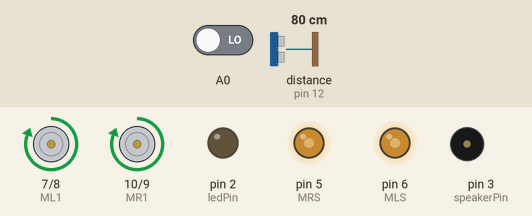
This program was run on a simulated Arduino Nano, built with avr-gcc and run on an emulated ATmega328P. Parts: motor-driver pin pairs drawn as motors (green arrow = first pin HIGH = forward, orange = second pin HIGH = backward, longer = more drive), output pins drawn as LEDs (lit = HIGH), buzzer (waves = sounding). Wiring (inferred from the names in the program): ultrasonic range finder: trigger pin 11; echo pin 12. The inputs (shaded band) are chosen by the test bench; at power-on: distance to the obstacle (sensor on pin 12) 80 cm, A0 LOW. The echo pulse lasts 58.3 µs per cm; random numbers use the default seed unless the program sets one; pins used as bus, display or sensor lines are not drawn.

Above: at 1.2 s.
1.3 s: distance to the obstacle (sensor on pin 12) set to 2 cm
At 2.4 s:
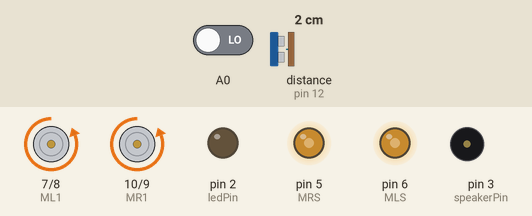
At 4.2 s:
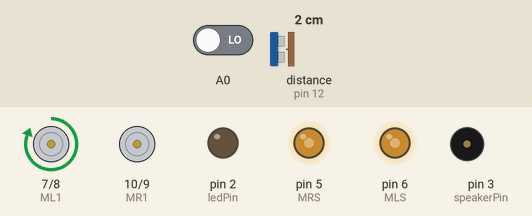
4.3 s: distance to the obstacle (sensor on pin 12) set to 9 cm
7.3 s: distance to the obstacle (sensor on pin 12) set to 13 cm
13.3 s: distance to the obstacle (sensor on pin 12) set to 4 cm
At 16.13 s:
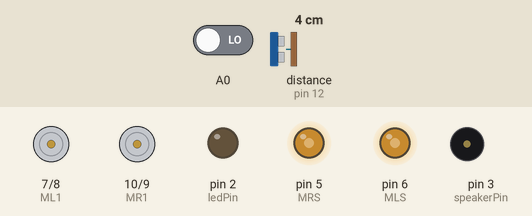
16.3 s: distance to the obstacle (sensor on pin 12) set to 18 cm
Timing chart, 0 to 20.3 s (numbered marks = the images above; inputs shaded):
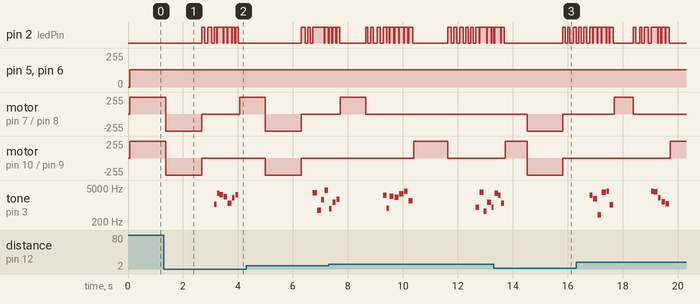

Measured:
- after the input at 1.3 s, motor on pin 7 (ML1) / pin 8 (ML2): forward 255/255 → backward 255/255 after 0.08 s, → stopped 1.3 s later, → forward 255/255 1.4 s later; motor on pin 10 (MR1) / pin 9 (MR2): forward 255/255 → backward 255/255 after 0.08 s, → stopped 1.3 s later
- after the input at 13.3 s, motor on pin 7 (ML1) / pin 8 (ML2): stopped → backward 255/255 after 1.2 s

The program:

main.cpp
```cpp
#include <Arduino.h>
#include <pitches.h>

#define speakerPin 3
#define ledPin 2
#define BUZZER_PIN 3

//Sensor pins
const int trigPin = 11;
const int echoPin = 12;
//Motor pins
const int MLS = 6;
const int ML1 = 7;
const int ML2 = 8;

const int MRS = 5;
const int MR2 = 9;
const int MR1 = 10;

int speed = 130;
int slow = speed/2;
float duration, distance;

bool bored = false;
int stack = 0;

void PlaySongPotter();
void PlaySongGOT();


void MeasureDistance(){

  //Pulse
  digitalWrite(trigPin, LOW);
  delayMicroseconds(2);
  digitalWrite(trigPin, HIGH);
  delayMicroseconds(10);
  digitalWrite(trigPin, LOW);
  //Echo
  duration = pulseIn(echoPin, HIGH);
  distance = (duration*.0343)/2;
  delay(50);


}

void StartupPotter();

void phrase1() {

    int k = random(1000,2000);
    digitalWrite(ledPin, HIGH);
    for (int i = 0; i <=  random(100,2000); i++){

        tone(speakerPin, k+(-i*2));
        delay(random(.9,2));
    }
    digitalWrite(ledPin, LOW);
    for (int i = 0; i <= random(100,1000); i++){

        tone(speakerPin, k + (i * 10));
        delay(random(.9,2));
    }
}

void phrase2() {

    int k = random(1000,2000);
    digitalWrite(ledPin, HIGH);
    for (int i = 0; i <= random(100,2000); i++){

        tone(speakerPin, k+(i*2));
        delay(random(.9,2));
    }
    digitalWrite(ledPin, LOW);
    for (int i = 0; i <= random(100,1000); i++){

        tone(speakerPin, k + (-i * 10));
        delay(random(.9,2));
    }
}


void Sound() {

    int K = 2000;
    switch (random(1,7)) {

        case 1:phrase1(); break;
        case 2:phrase2(); break;
        case 3:phrase1(); phrase2(); break;
        case 4:phrase1(); phrase2(); phrase1();break;
        case 5:phrase1(); phrase2(); phrase1(); phrase2(); phrase1();break;
        case 6:phrase2(); phrase1(); phrase2(); break;
    }
    for (int i = 0; i <= random(3, 9); i++){

        digitalWrite(ledPin, HIGH);
        tone(speakerPin, K + random(-1700, 2000));
        delay(random(70, 170));
        digitalWrite(ledPin, LOW);
        noTone(speakerPin);
        delay(random(0, 30));
    }
    noTone(speakerPin);
    delay(20);
}

bool SafetyCheck(){
  MeasureDistance();
  if (distance < 30)
  {
    return false;
  } else {
    return true;
  }

}

void Stop(){
  digitalWrite(MR1, LOW);
  digitalWrite(ML1, LOW);
  digitalWrite(MR2, LOW);
  digitalWrite(ML2, LOW);
}


void Forward(){

  analogWrite(MRS, speed);
  analogWrite(MLS, speed);

  digitalWrite(MR1, HIGH);
  digitalWrite(ML1, HIGH);
  digitalWrite(MR2, LOW);
  digitalWrite(ML2, LOW);

}


void Backward(float time){

  analogWrite(MRS, speed);
  analogWrite(MLS, speed);

  digitalWrite(MR1, LOW);
  digitalWrite(ML1, LOW);
  digitalWrite(MR2, HIGH);
  digitalWrite(ML2, HIGH);
  delay(time*1000);

}

void SpotTurnLeft(float time){

  analogWrite(MRS, speed);

  digitalWrite(MR1, HIGH);
  digitalWrite(ML1, LOW);
  digitalWrite(MR2, LOW);
  digitalWrite(ML2, LOW);
  delay(time);
}

void SpotTurnRight(float time){

  analogWrite(MLS, speed);

  digitalWrite(MR1, LOW);
  digitalWrite(ML1, HIGH);
  digitalWrite(MR2, LOW);
  digitalWrite(ML2, LOW);
  delay(time);
}

void Right(float time){

  analogWrite(MRS, slow);
  analogWrite(MLS, speed);

  digitalWrite(MR1, HIGH);
  digitalWrite(ML1, HIGH);
  digitalWrite(MR2, LOW);
  digitalWrite(ML2, LOW);
  delay(time*1000);

}

void Left(float time){

  analogWrite(MRS, speed);
  analogWrite(MLS, slow);

  digitalWrite(MR1, HIGH);
  digitalWrite(ML1, HIGH);
  digitalWrite(MR2, LOW);
  digitalWrite(ML2, LOW);
  delay(time*1000);

}

void Swiggle(){
  for (size_t i = 0; i < random(2,8); i++)
  {
    Right(0.5);
    Left(0.5);
    if (SafetyCheck() == false)
    {
      break;
    }
    for (int i = 0; i <= random(2, 6); i++){

        tone(speakerPin, 2000 + random(-1700, 2000));
        delay(random(70, 170));
        noTone(speakerPin);
        delay(random(0, 30));
    }
  }

}

void Spin(int dir){
  if (dir == 1)
  {
  analogWrite(MRS, speed);
  analogWrite(MLS, speed);
  digitalWrite(MR1, LOW);
  digitalWrite(ML1, HIGH);
  digitalWrite(MR2, HIGH);
  digitalWrite(ML2, LOW);
  delay(1000);
  } else {
    analogWrite(MRS, speed);
    analogWrite(MLS, speed);
    digitalWrite(MR1, HIGH);
    digitalWrite(ML1, LOW);
    digitalWrite(MR2, LOW);
    digitalWrite(ML2, HIGH);
    delay(1000);
  }


}

void Piruetti(){
  switch (random(1,3))
  {
    case 1: Sound(); Spin(1); break;
    case 2: Sound(); Spin(2); break;
  }
}


void setup() {

  pinMode(A0, INPUT);

  //Sensor pin modes
  pinMode(trigPin, OUTPUT);
  pinMode(echoPin, INPUT);

  //Speaker and led
  randomSeed(analogRead(0));
  pinMode(speakerPin, OUTPUT);
  pinMode(ledPin, OUTPUT);
  digitalWrite(ledPin, LOW);
  digitalWrite(speakerPin, LOW);

  //Motor pins modes
  pinMode(MLS, OUTPUT);
  pinMode(ML1, OUTPUT);
  pinMode(ML2, OUTPUT);
  pinMode(MR1, OUTPUT);
  pinMode(MR2, OUTPUT);
  pinMode(MRS, OUTPUT);
  Stop();
  if (digitalRead(A0) == HIGH)
  {
    StartupPotter();
  }

}

void StartupPotter(){

  Forward();
  delay(3000);
  Stop();
  Piruetti();
  Stop();
  PlaySongPotter();
  Piruetti();
}

void loop() {
  stack++;

  if (stack >= 300)
  {
    bored = true;
  }


  if (bored == true)
  {
    stack = 0;
    bored = false;
    switch (random(1,3))
    {
    case 1: SpotTurnLeft(2); PlaySongGOT(); break;
    case 2: Stop(); PlaySongPotter(); break;
    }
  }


  MeasureDistance();
  if (distance < 10)
  {
    Backward(1.3);
  }

  if (distance < 30)
  {
    Stop();
    Sound();
    long time = random(600,1200);
    switch (random(1,3))
      {
      case 1: SpotTurnLeft(time); break;
      case 2: SpotTurnRight(time); break;

      }
  } else if (distance > 170 && stack > 80)
  {
    switch (random(1,5))
    {
      case 1: Piruetti(); break;
      case 2: Swiggle(); break;
      case 3: Stop(); Sound(); delay(random(1000,2000)); Sound(); break;
      case 4: Forward();

    }
  } else {
    Forward();
  }

}


void PlaySongPotter(){

  int melody[] = {
  REST, NOTE_D4,
  NOTE_G4, NOTE_AS4, NOTE_A4,
  NOTE_G4, NOTE_D5,
  NOTE_C5,
  NOTE_A4,
  NOTE_G4, NOTE_AS4, NOTE_A4,
  NOTE_F4, NOTE_GS4,
  NOTE_D4,
  NOTE_D4,

  NOTE_G4, NOTE_AS4, NOTE_A4,
  NOTE_G4, NOTE_D5,
  NOTE_F5, NOTE_E5,
  NOTE_DS5, NOTE_B4,
  NOTE_DS5, NOTE_D5, NOTE_CS5,
  NOTE_CS4, NOTE_B4,
  NOTE_G4,
  NOTE_AS4,

  NOTE_D5, NOTE_AS4,
  NOTE_D5, NOTE_AS4,
  NOTE_DS5, NOTE_D5,
  NOTE_CS5, NOTE_A4,
  NOTE_AS4, NOTE_D5, NOTE_CS5,
  NOTE_CS4, NOTE_D4,
  NOTE_D5,
  REST, NOTE_AS4,

  NOTE_D5, NOTE_AS4,
  NOTE_D5, NOTE_AS4,
  NOTE_F5, NOTE_E5,
  NOTE_DS5, NOTE_B4,
  NOTE_DS5, NOTE_D5, NOTE_CS5,
  NOTE_CS4, NOTE_AS4,
  NOTE_G4
};

int durations[] = {
  2, 4,
  4, 8, 4,
  2, 4,
  2,
  2,
  4, 8, 4,
  2, 4,
  1,
  4,

  4, 8, 4,
  2, 4,
  2, 4,
  2, 4,
  4, 8, 4,
  2, 4,
  1,
  4,

  2, 4,
  2, 4,
  2, 4,
  2, 4,
  4, 8, 4,
  2, 4,
  1,
  4, 4,

  2, 4,
  2, 4,
  2, 4,
  2, 4,
  4, 8, 4,
  2, 4,
  1
};

  int size = sizeof(durations) / sizeof(int);

  for (int note = 0; note < size; note++) {
    int duration = 1000 / durations[note];
    tone(BUZZER_PIN, melody[note], duration);

    int pauseBetweenNotes = duration * 1.30;
    delay(pauseBetweenNotes);

    noTone(BUZZER_PIN);
  }
}

void PlaySongGOT(){

int melody[] = {
  NOTE_G4, NOTE_C4, NOTE_DS4, NOTE_F4, NOTE_G4, NOTE_C4, NOTE_DS4, NOTE_F4,
  NOTE_G4, NOTE_C4, NOTE_DS4, NOTE_F4, NOTE_G4, NOTE_C4, NOTE_DS4, NOTE_F4,
  NOTE_G4, NOTE_C4, NOTE_E4, NOTE_F4, NOTE_G4, NOTE_C4, NOTE_E4, NOTE_F4,
  NOTE_G4, NOTE_C4, NOTE_E4, NOTE_F4, NOTE_G4, NOTE_C4, NOTE_E4, NOTE_F4,
  NOTE_G4, NOTE_C4,

  NOTE_DS4, NOTE_F4, NOTE_G4, NOTE_C4, NOTE_DS4, NOTE_F4,
  NOTE_D4,
  NOTE_F4, NOTE_AS3,
  NOTE_DS4, NOTE_D4, NOTE_F4, NOTE_AS3,
  NOTE_DS4, NOTE_D4, NOTE_C4,

  NOTE_G4, NOTE_C4,

  NOTE_DS4, NOTE_F4, NOTE_G4, NOTE_C4, NOTE_DS4, NOTE_F4,
  NOTE_D4,
  NOTE_F4, NOTE_AS3,
  NOTE_DS4, NOTE_D4, NOTE_F4, NOTE_AS3,
  NOTE_DS4, NOTE_D4, NOTE_C4,
  NOTE_G4, NOTE_C4,
  NOTE_DS4, NOTE_F4, NOTE_G4,  NOTE_C4, NOTE_DS4, NOTE_F4,

  NOTE_D4,
  NOTE_F4, NOTE_AS3,
  NOTE_D4, NOTE_DS4, NOTE_D4, NOTE_AS3,
  NOTE_C4,
  NOTE_C5,
  NOTE_AS4,
  NOTE_C4,
  NOTE_G4,
  NOTE_DS4,
  NOTE_DS4, NOTE_F4,
  NOTE_G4,

  NOTE_C5,
  NOTE_AS4,
  NOTE_C4,
  NOTE_G4,
  NOTE_DS4,
  NOTE_DS4, NOTE_D4,
  NOTE_C5, NOTE_G4, NOTE_GS4, NOTE_AS4, NOTE_C5, NOTE_G4, NOTE_GS4, NOTE_AS4,
  NOTE_C5, NOTE_G4, NOTE_GS4, NOTE_AS4, NOTE_C5, NOTE_G4, NOTE_GS4, NOTE_AS4,

  REST, NOTE_GS5, NOTE_AS5, NOTE_C6, NOTE_G5, NOTE_GS5, NOTE_AS5,
  NOTE_C6, NOTE_G5, NOTE_GS5, NOTE_AS5, NOTE_C6, NOTE_G5, NOTE_GS5, NOTE_AS5
};

int durations[] = {
  8, 8, 16, 16, 8, 8, 16, 16,
  8, 8, 16, 16, 8, 8, 16, 16,
  8, 8, 16, 16, 8, 8, 16, 16,
  8, 8, 16, 16, 8, 8, 16, 16,
  4, 4,

  16, 16, 4, 4, 16, 16,
  1,
  4, 4,
  16, 16, 4, 4,
  16, 16, 1,

  4, 4,

  16, 16, 4, 4, 16, 16,
  1,
  4, 4,
  16, 16, 4, 4,
  16, 16, 1,
  4, 4,
  16, 16, 4, 4, 16, 16,

  2,
  4, 4,
  8, 8, 8, 8,
  1,
  2,
  2,
  2,
  2,
  2,
  4, 4,
  1,

  2,
  2,
  2,
  2,
  2,
  4, 4,
  8, 8, 16, 16, 8, 8, 16, 16,
  8, 8, 16, 16, 8, 8, 16, 16,

  4, 16, 16, 8, 8, 16, 16,
  8, 16, 16, 16, 8, 8, 16, 16
};

  int size = sizeof(durations) / sizeof(int);

  for (int note = 0; note < size; note++) {

    int duration = 1000 / durations[note];
    tone(BUZZER_PIN, melody[note], duration);

    int pauseBetweenNotes = duration * 1.30;
    delay(pauseBetweenNotes);

    noTone(BUZZER_PIN);
  }
}
```
